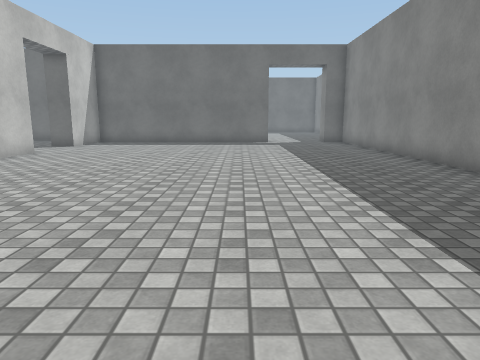
View 1 (above)

18 first-person views from a walk through a 3-D level made in the Unity game engine. The camera is 1.2 m above the floor, tilts 10° down and sees 70° across. The floor is counted in squares, 1 m on a side. Each view is taken from the middle of a square. On the plan, view 1 faces up. The plan holds only what a view shows up to about 14 squares ahead; the rest is blank. The place goes on beyond the plan. The player is left out. Surface patterns are stand-ins for the level's own textures.

View 2
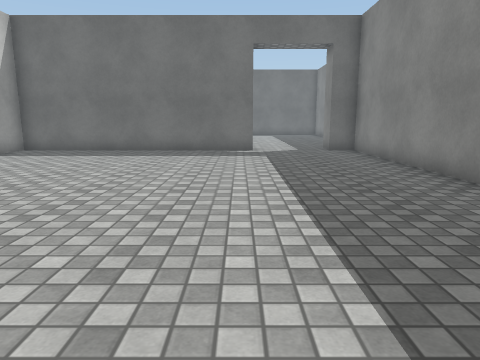

View 3
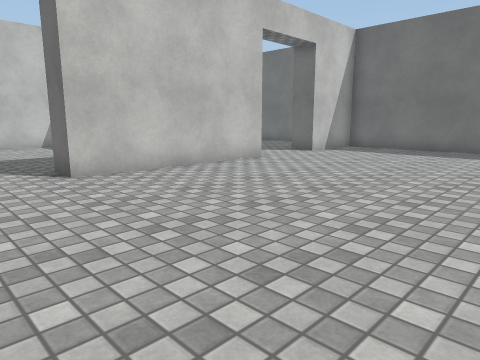

View 4
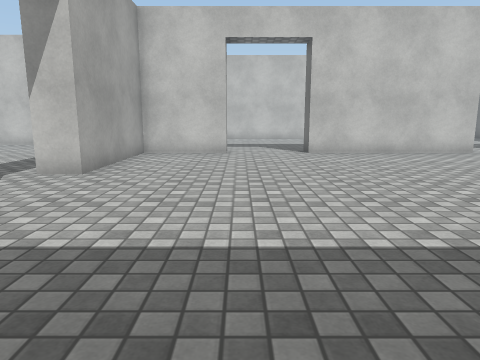

View 5
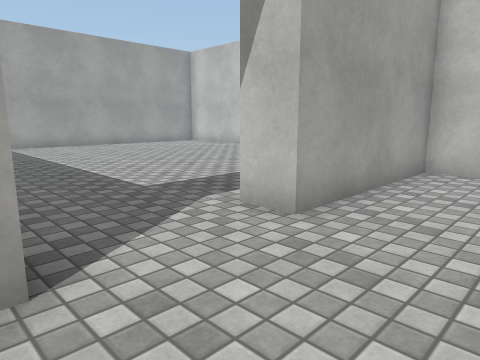

View 6
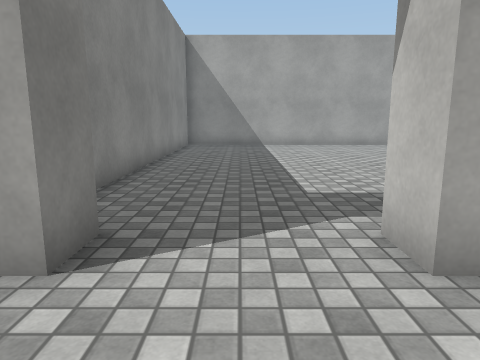

View 7
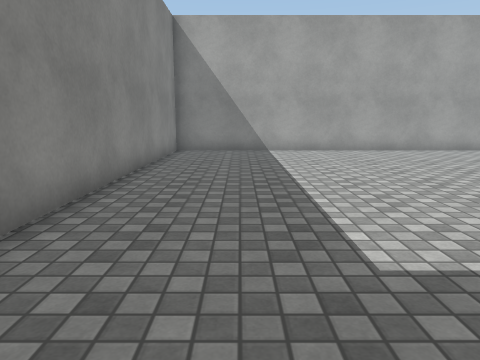

View 8
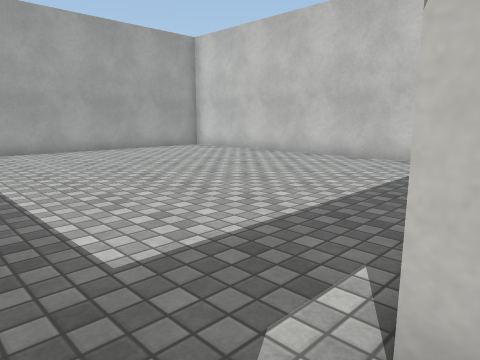

View 9
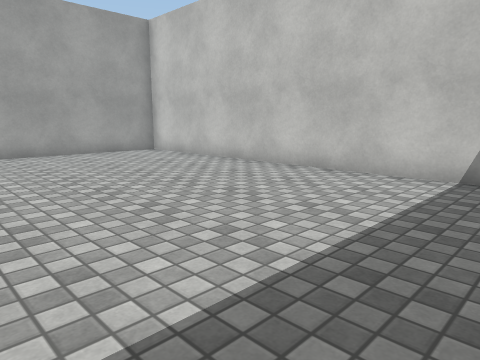

View 10
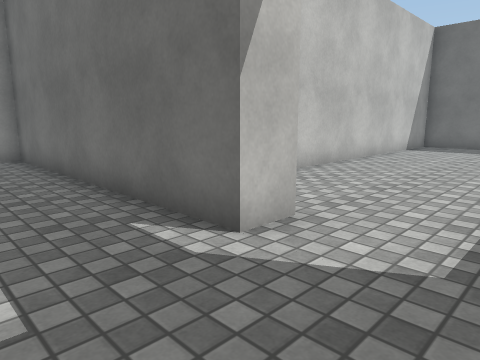

View 11
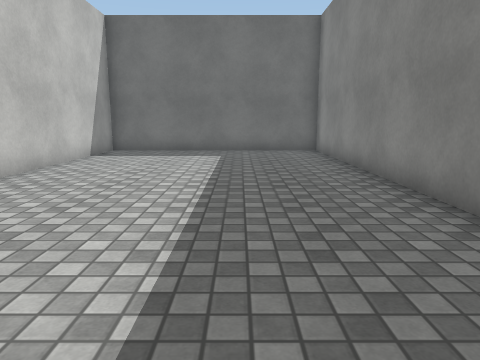

View 12
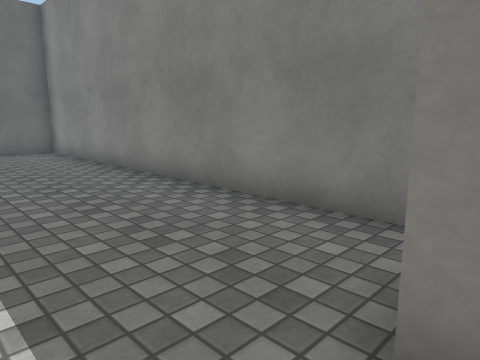

View 13
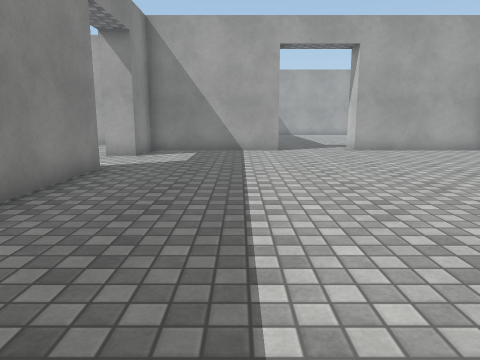

View 14
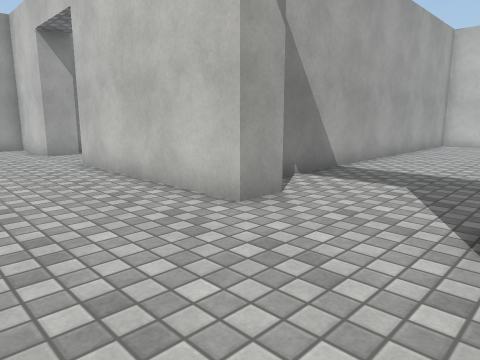

View 15
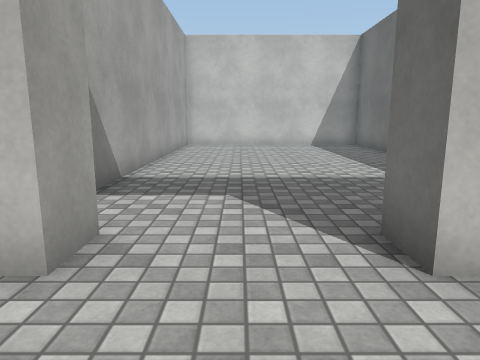

View 16
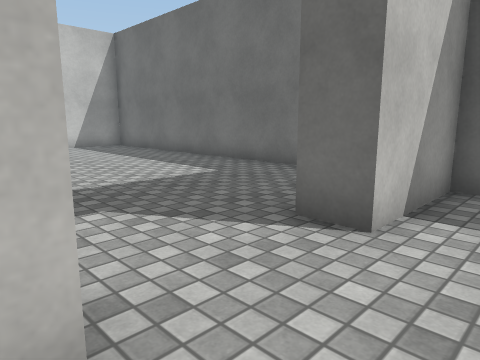

View 17
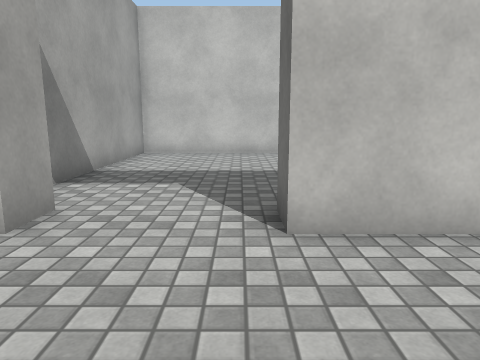

View 18
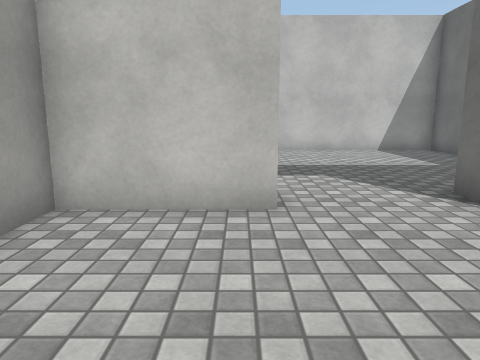

### Floor plan
Ten units are one square. View 1 is at (0, 0); x grows to the right and y downward. Boxes are objects, and circles mark ways between rooms. Rooms are numbered by the first view taken in them; rooms with no view inside come last. Other rooms are left out.
<svg viewBox="-170 -330 245 470">
<path fill="none" stroke="#000" d="M-25 -5 -25 5M-115 22 -115 135 15 135 15 27M5 5 5 -5M15 -196 15 -185 -75 -185 -75 -155M-75 -125 -75 -65M70 -202 70 -325 -10 -325 -10 -230M55 -55 55 -185 45 -185 45 -195M-75 -35 -75 -5 -25 -5M5 -5 55 -5 55 -25 65 -25M-86 -35 -75 -35M-75 -65 -85 -65M-147 -105 -165 -105 -165 -25 -87 -25"/>
<circle cx="-10" cy="0" r="3" fill="#2a7"/>
<circle cx="-80" cy="-50" r="3" fill="#2a7"/>
<text x="-50" y="70">1</text>
<text x="0" y="-140">2</text>
<text x="-120" y="-60">3</text>
</svg>
Room 1 opens to room 2. Room 2 opens to room 3.

Where each view was taken, in squares from view 1:
view 1: 0 up, 0 right, facing up
view 2: 5 up, 1 right, facing up
view 3: 4 up, 0 right, facing up-left
view 4: 4 up, 5 right, facing left
view 5: 3 up, 1 right, facing down-left
view 6: 3 up, 1 left, facing down
view 7: 0 up, 1 left, facing down
view 8: 0 up, 1 left, facing down-left
view 9: 1 down, 4 left, facing down-left
view 10: 16 up, 4 right, facing up-left
view 11: 19 up, 4 right, facing up
view 12: 19 up, 3 right, facing up-right
view 13: 14 up, 2 right, facing down
view 14: 16 up, 4 left, facing down-left
view 15: 14 up, 5 left, facing left
view 16: 12 up, 6 left, facing up-left
view 17: 6 up, 4 left, facing left
view 18: 3 up, 3 left, facing left
